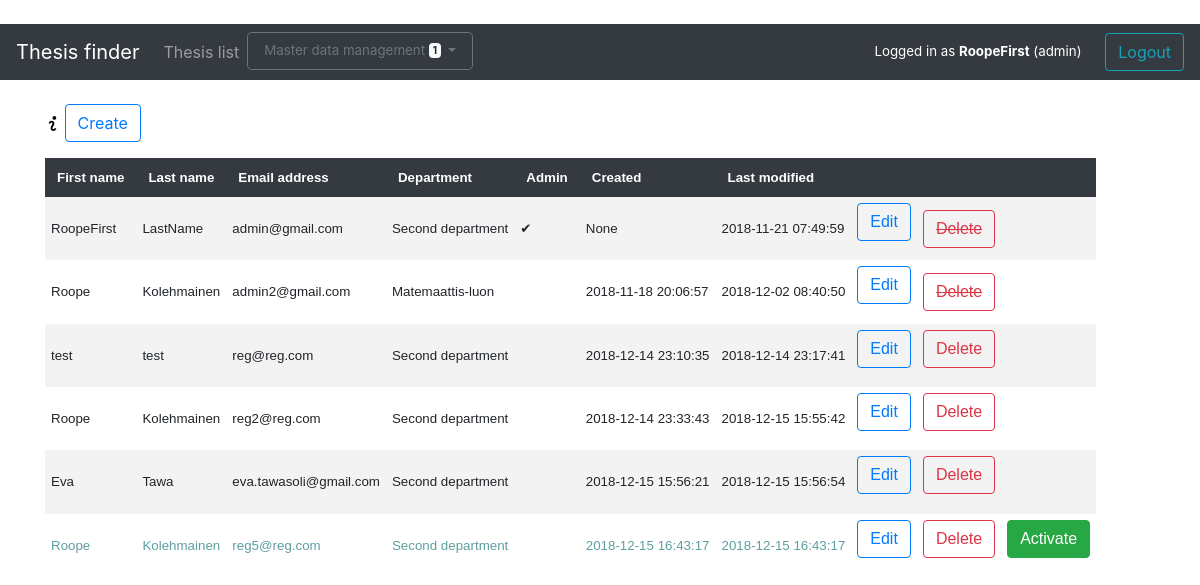
The page /account (signed in) on the database as committed earlier.
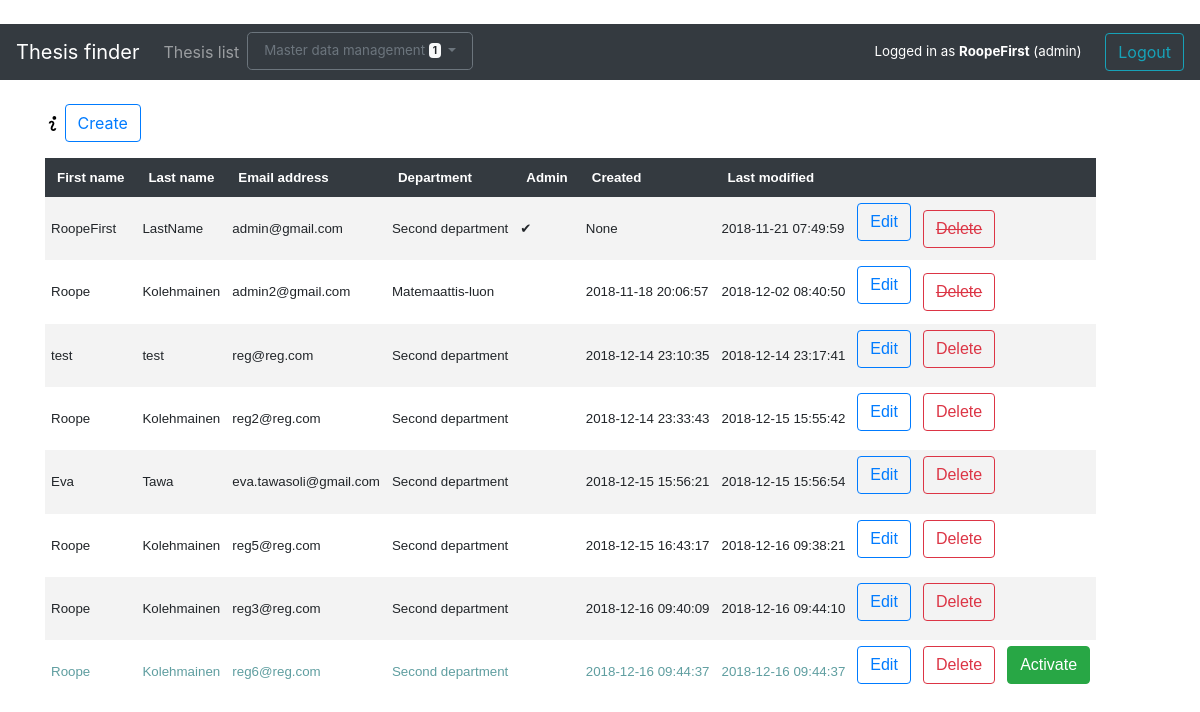
The same page on the database as committed later.
### application/auth/models.py (models this page shows, shortened)
class User(Base):
    __tablename__ = "account"
    userID = db.Column(db.String(100), primary_key=True, nullable=False)
    firstName = db.Column(db.String(144), nullable=False)
    lastName = db.Column(db.String(144), nullable=False)
    password = db.Column(db.String(144), nullable=False)
    admin = db.Column(db.Integer) # Kept as integer for future admin role types
    inactive = db.Column(db.Boolean)
    department = db.Column(db.Integer, db.ForeignKey('department.departmentID'),
                           nullable=True)
    theses = db.relationship("Thesis", backref='account', lazy=True)
    if os.environ.get("HEROKU"):
        @staticmethod
        def countInactives():
            stmt = text('SELECT COUNT("userID") FROM account WHERE inactive')
            result = db.engine.execute(stmt)
            for row in result:
                count = row[0]
            return count
        @staticmethod
        def countTheses():
            stmt = text('SELECT account."userID", COUNT(thesis."thesisID")'
                        ' FROM account LEFT JOIN thesis ON thesis."userID" = account."userID"'
                        ' WHERE account.admin = 0'
                        ' GROUP BY account."userID";')
            result = db.engine.execute(stmt)
            count = []
            for row in result:
                print(row[1])
                count.append({"id":row[0], "count":row[1]})
            return count
    else:
        @staticmethod
        def countInactives():
            stmt = text("SELECT COUNT(userID) FROM account WHERE inactive")
            result = db.engine.execute(stmt)
            for row in result:
                count = row[0]
            return count
        @staticmethod
        def countTheses():
            stmt = text("SELECT account.userID, COUNT(thesis.thesisID)"
                        " FROM account LEFT JOIN thesis ON thesis.userID = account.userID"
                        " WHERE account.admin = 0"
                        " GROUP BY account.userID;")
            result = db.engine.execute(stmt)
            count = []
            for row in result:
                print(row[1])
                count.append({"id":row[0], "count":row[1]})
            return count

### application/departments/models.py (models this page shows, shortened)
class Dept(Base):
    __tablename__ = "department"
    departmentID = db.Column(db.Integer, primary_key=True)
    name = db.Column(db.String(144), nullable=False)
    accounts = db.relationship("User", backref='user_department', lazy=True)

### application/auth/views.py (the view)
@app.route("/account", methods=["GET"])
def accounts_index():
    users =  User.query.outerjoin(Dept, User.department == Dept.departmentID).all()
    theses_users = Thesis.query.distinct(Thesis.userID)
    theses_users = [user.userID for user in theses_users]
    return render_template("auth/list.html", theses_users = theses_users, users = users)

### application/__init__.py (called while the page is built)
@login_manager.user_loader
def load_user(user_id):
    return User.query.get(user_id)

### application/templates/auth/list.html
{% extends "layout.html" %}
{% block body %}
<div class="container">
    {% if (current_user.admin) %}
    <p><img height="15px" width="15px" src="{{url_for('static', filename='info.svg')}}" data-toggle="tooltip" title="Double click row to display single user."
             data-placement="right"><img> <a class="btn btn-outline-primary" href=" {{ url_for('account_form') }} " role="button">Create</a></p>
    <table id="usertable">
        <tr>
            <th>First name</th>
            <th>Last name</th>
            <th>Email address</th>
            <th>Department</th>
            <th>Admin</th>
            <th>Created</th>
            <th>Last modified</th>
            <th colspan="3"></th>
        </tr>
        {% for user in users %}
        {% if user.inactive %}
        <tr id="{{user.userID}}" class="item" style="color:cadetblue">
        {% else %}
        <tr id="{{user.userID}}" class="item">
       {% endif %}
            <td>{{ user.firstName }}</td>
            <td>{{ user.lastName }}</td>
            <td>{{ user.userID }}</td>
            <td>{{ user.user_department.name}}</td>
            <td>{% if user.admin == 1 %}&#10004;{% endif %}</td>
            <td>{{ user.createdOn }}</td>
            <td>{{ user.modifiedOn }}</td>
            <td>
                <form method="GET" action="{{ url_for('account_edit', account_id=user.userID) }}">
                    <input class="btn btn-outline-primary" type="submit" value="Edit">
                </form>
            </td>
            <td>
                {% if user.userID in theses_users %}
                <a tabindex="0" class="btn btn-outline-danger" role="button" data-toggle="popover" data-trigger="focus" data-content="User is supervisor to theses and cannot be deleted">
                    <s>Delete</s></a>
                {% else %}
                <form method="POST" action="{{url_for('user_delete', account_id=user.userID)}}">
                    <input class="btn btn-outline-danger" type="submit" value="Delete">
                </form>
                {% endif %}
            </td>
            <td>{% if user.inactive %}
                <form method="POST" action="{{url_for('user_activate', account_id=user.userID)}}">
                        <input class="btn btn-success" type="submit" value="Activate">
                    </form>
                {% endif %}</td>
        </tr>
        {% endfor %}
        {% endif %}
    </table>
</div>
    {% endblock %}

### application/templates/layout.html (shortened to what this page needs)
﻿<!DOCTYPE html>
<html>
<head>
    <link rel="stylesheet" href="https://maxcdn.bootstrapcdn.com/bootstrap/4.0.0/css/bootstrap.min.css"
>
    <link rel="stylesheet" href="{{url_for('static', filename='chosen/chosen.css')}}">
</head>
<body>
    <nav class="navbar navbar-expand-md navbar-dark bg-dark mb-4">
        <a class="navbar-brand" href="/">Thesis finder</a>
        <div class="collapse navbar-collapse" id="navbarCollapse">
            <ul class="navbar-nav mr-auto">
                <li class="nav-item">
                    <a class="nav-link" href="{{ url_for('theses_index') }} ">Thesis list</a>
                </li>
                {% if current_user.admin %}
                <li class="nav-item">
                    <div class="dropdown">
                        <button class="btn btn-outline-secondary btn-lg dropdown-toggle" type="button" id="dropdownMenuButton"
                            data-toggle="dropdown" aria-haspopup="true" aria-expanded="false">
                            Master data management <span class="badge badge-light">{% if inactive_users == 0 %}{% else %}{{inactive_users}}{% endif %}</span>
                        </button>
                    </div>
                </li>
                {% endif %}
            </ul>
            <div class="login">
                {% if current_user.is_authenticated %}
                Logged in as <b>{{ current_user.firstName }}</b>
                {% if current_user.admin %}
                (admin)
                {% else %}
                (supervisor)<span style="display:inline-block; width: 20px;"></span>
                {% endif %}
                <a class="btn btn-outline-info" href="{{ url_for('auth_logout') }}" role="button">Logout</a>
                {% else %}
                <a class="btn btn-outline-info" href="{{ url_for('auth_login') }}" role="button">Login</a>
                {% endif %}
            </div>
        </div>
    </nav>
    <main role="main" class="container-fluid">
        {% block body %}{% endblock %}
    </main>
</body>
</html>

### application/templates/layout.html (style rules this page uses)
table { font-family: arial, sans-serif; border-collapse: collapse; font-size: smaller; display: inline-block; overflow-x: auto; white-space: nowrap; }
th { color: #ffffff; background-color: #343a40; text-align: left; padding: 12px; }
td { text-align: left; padding: 6px; }
tr:nth-child(even) { background-color: #f3f3f3; }
.login { color: #ffffff }
.btn-outline-secondary { font-size: smaller; }
.login { font-size:smaller; }

Rows that differ between the two databases and show on the page:
changed User "reg5@reg.com": inactive True → False (drawn); modifiedOn "2018-12-15 16:43:17" → "2018-12-16 09:38:21"; value "Activate" → (not shown)
added User: firstName "Roope", lastName "Kolehmainen", userID "reg3@reg.com", user_department.name "Second department", createdOn "2018-12-16 09:40:09", modifiedOn "2018-12-16 09:44:10"
added User: firstName "Roope", lastName "Kolehmainen", userID "reg6@reg.com", user_department.name "Second department", createdOn "2018-12-16 09:44:37", modifiedOn "2018-12-16 09:44:37"
